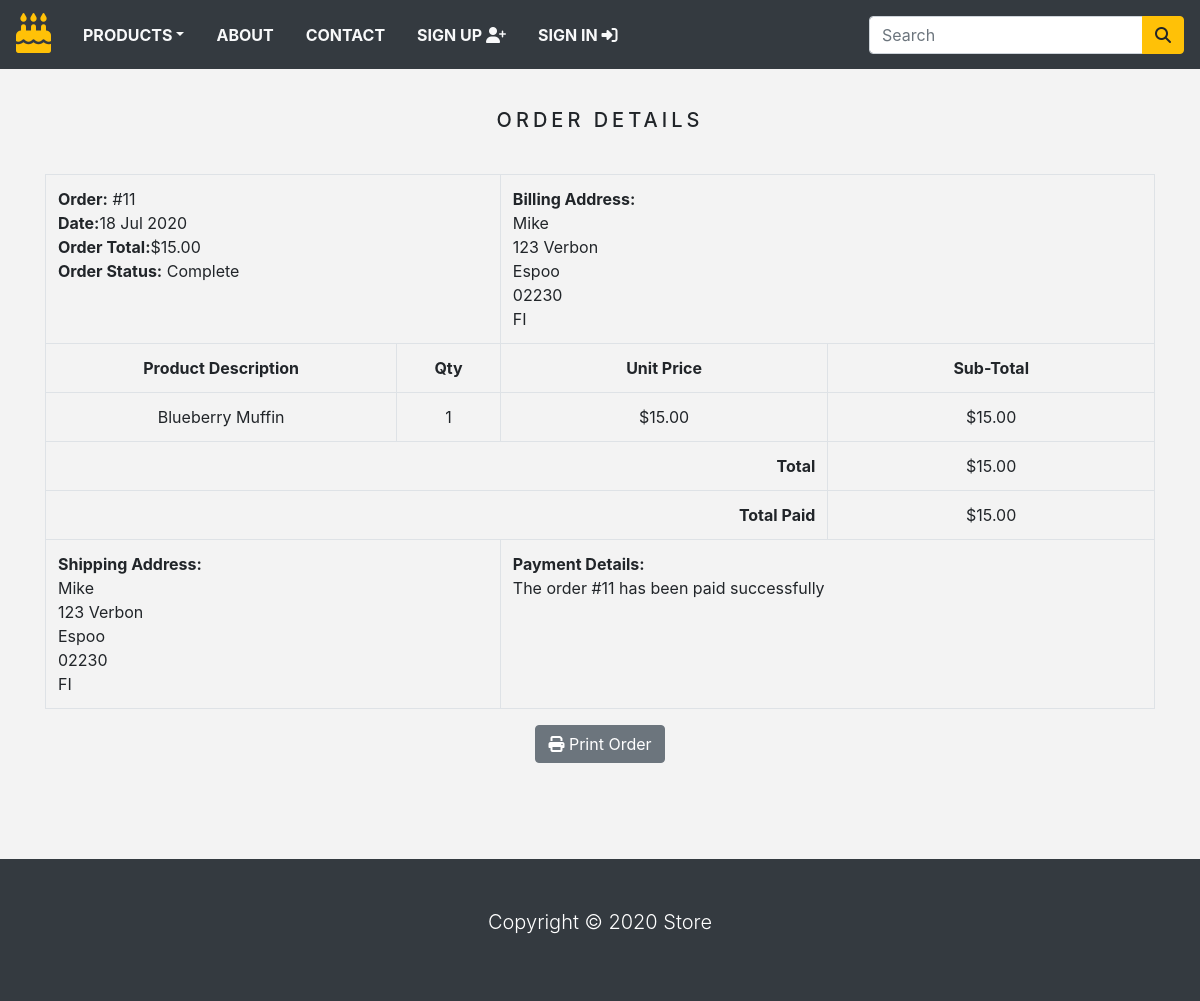
The app's page /order/11 (signed in) with its own data.
### store/models.py (models this page shows, shortened)
class Order(models.Model):
    token = models.CharField(max_length=250, blank=True)
    total = models.DecimalField(max_digits=10, decimal_places=2, verbose_name='EUR Order Total')
    emailAddress = models.EmailField(max_length=250, blank=True, verbose_name='Email Address')
    created = models.DateTimeField(auto_now_add=True)
    billingName = models.CharField(max_length=250, blank=True)
    billingAddress1 = models.CharField(max_length=250, blank=True)
    billingCity = models.CharField(max_length=250, blank=True)
    billingPostcode = models.CharField(max_length=250, blank=True)
    billingCountry = models.CharField(max_length=250, blank=True)
    shippingName = models.CharField(max_length=250, blank=True)
    shippingAddress1 = models.CharField(max_length=250, blank=True)
    shippingCity = models.CharField(max_length=250, blank=True)
    shippingPostcode = models.CharField(max_length=250, blank=True)
    shippingCountry = models.CharField(max_length=250, blank=True)
    class Meta:
        db_table = 'Order'
        ordering = ['-created']

class OrderItem(models.Model):
    product = models.CharField(max_length=250)
    quantity = models.IntegerField()
    price = models.DecimalField(max_digits=10, decimal_places=2, verbose_name='EUR Price')
    order = models.ForeignKey(Order, on_delete=models.CASCADE)
    class Meta:
        db_table = 'OrderItem'
    def sub_total(self):
        return self.quantity * self.price

### store/views.py (the view)
# urls.py: path('order/<int:order_id>', views.viewOrder, name='order_detail'),
@login_required(redirect_field_name = 'next', login_url='signin')
def viewOrder(request, order_id):
    if request.user.is_authenticated:
        email = str(request.user.email)
        order = Order.objects.get(id=order_id, emailAddress=email)
        order_items = OrderItem.objects.filter(order=order)
    return render(request, 'order_detail.html', {'order': order, 'order_items': order_items})

### store/context_processors.py (called while the page is built)
def counter(request):
    item_count=0
    if 'admin' in request.path:
        return {}
    else:
        try:
            cart = Cart.objects.filter(cart_id=_cart_id(request))
            cart_items = CartItem.objects.all().filter(cart=cart[:1])
            for cart_item in cart_items:
                item_count += cart_item.quantity
        except Cart.DoesNotExist:
            item_count = 0
    return dict(item_count = item_count)

def menu_links(request):
    links = Category.objects.all()
    return dict(links=links)

### store/models.py (called while the page is built)
    def get_url(self):
        return reverse('products_by_category', args=[self.slug])

### store/views.py (called while the page is built)
def _cart_id(request):
    cart = request.session.session_key
    if not cart:
        cart = request.session.create()
    return cart

### store/templates/order_detail.html (shortened to what this page needs)
{% extends 'base.html' %}
{% load static %}
{% block content %}
<div class="container">
    <div class="text-center">
        <br>
        <h1 class="text-center product_title">
            Order Details
        </h1>
        <br>
        <table class="table table-bordered">
            <tr>
                <td class="text-left" colspan="2">
                    <b>Order:</b> #{{ order.id }} <br>
                    <b>Date:</b>{{ order.created|date:"d M Y" }} <br>
                    <b>Order Total:</b>${{ order.total }} <br>
                    <b>Order Status:</b> Complete
                </td>
                <td class="text-left" colspan="2">
                    <b>Billing Address: </b><br>
                    {{ order.billingName }} <br>
                    {{ order.billingAddress1 }} <br>
                    {{ order.billingCity }} <br>
                    {{ order.billingPostcode }} <br>
                    {{ order.billingCountry }} <br>
                </td>
            </tr>
            <tr>
                <td><b>Product Description</b></td>
                <td><b>Qty</b></td>
                <td><b>Unit Price</b></td>
                <td><b>Sub-Total</b></td>
            </tr>
            {% for item in order_items %}
            <tr>
                <td>{{ item.product }}</td>
                <td>{{ item.quantity }}</td>
                <td>${{ item.price }}</td>
                <td>${{ item.sub_total }}</td>
            </tr>
            {% endfor %}
            <tr>
                <td class="text-right" colspan="3"><b>Total</b></td>
                <td>${{ order.total }}</td>
            </tr>
            <tr>
                <td class="text-right" colspan="3"><b>Total Paid</b></td>
                <td>${{ order.total }}</td>
            </tr>
            <tr>
                <td class="text-left" colspan="2">
                    <b>Shipping Address:</b><br>
                    {{ order.shippingName }}<br>
                    {{ order.shippingAddress1 }}<br>
                    {{ order.shippingCity }}<br>
                    {{ order.shippingPostcode }}<br>
                    {{ order.shippingCountry }}<br>
                </td>
                <td class="text-left" colspan="2">
                    <b>Payment Details:</b><br>
                    The order #{{ order.id }} has been paid successfully
                </td>
            </tr>
        </table>
        <button class="btn btn-secondary" onclick="window.print();">
            <i class="fas fa-print"></i>
            Print Order
        </button>
    </div>
</div>
<br><br>
{% endblock %}

### store/static/css/base.css (style rules this page uses)
body { background-color: #f3f3f3; }
.product_title { font-size: 20px; text-transform: uppercase; letter-spacing: .2em; padding-top: 15px; padding-bottom: 10px; }

### records on screen
Order: id "11", created "18 Jul 2020", total "15.00", billingName "Mike", billingAddress1 "123 Verbon", billingCity "Espoo", billingPostcode "02230", billingCountry "FI", shippingName "Mike", shippingAddress1 "123 Verbon", shippingCity "Espoo", shippingPostcode "02230", shippingCountry "FI"
OrderItem: product "Blueberry Muffin", quantity "1", price "15.00", sub_total "15.00"
